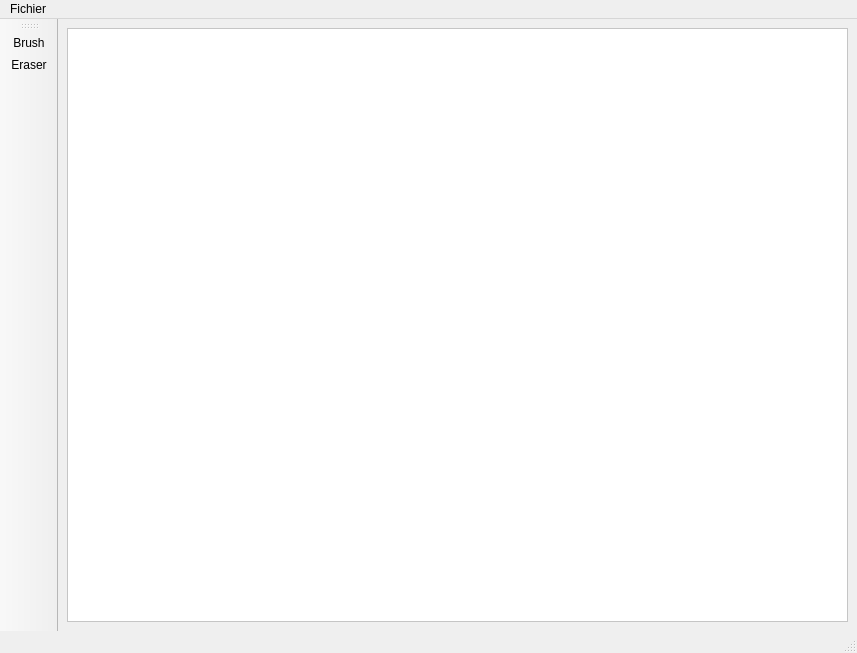
<?xml version="1.0" encoding="UTF-8"?>
<ui version="4.0">
 <class>MainWindow</class>
 <widget class="QMainWindow" name="MainWindow">
  <property name="geometry">
   <rect>
    <x>0</x>
    <y>0</y>
    <width>857</width>
    <height>653</height>
   </rect>
  </property>
  <property name="windowTitle">
   <string>PhotoChopped</string>
  </property>
  <widget class="QWidget" name="centralwidget">
   <layout class="QVBoxLayout" name="verticalLayout_2">
    <item>
     <widget class="QScrollArea" name="CanvasArea">
      <property name="palette">
       <palette>
        <active>
         <colorrole role="WindowText">
          <brush brushstyle="SolidPattern">
           <color alpha="255">
            <red>0</red>
            <green>0</green>
            <blue>0</blue>
           </color>
          </brush>
         </colorrole>
         <colorrole role="Button">
          <brush brushstyle="SolidPattern">
           <color alpha="255">
            <red>255</red>
            <green>255</green>
            <blue>255</blue>
           </color>
          </brush>
         </colorrole>
         <colorrole role="Light">
          <brush brushstyle="SolidPattern">
           <color alpha="255">
            <red>255</red>
            <green>255</green>
            <blue>255</blue>
           </color>
          </brush>
         </colorrole>
         <colorrole role="Midlight">
          <brush brushstyle="SolidPattern">
           <color alpha="255">
            <red>255</red>
            <green>255</green>
            <blue>255</blue>
           </color>
          </brush>
         </colorrole>
         <colorrole role="Dark">
          <brush brushstyle="SolidPattern">
           <color alpha="255">
            <red>127</red>
            <green>127</green>
            <blue>127</blue>
           </color>
          </brush>
         </colorrole>
         <colorrole role="Mid">
          <brush brushstyle="SolidPattern">
           <color alpha="255">
            <red>170</red>
            <green>170</green>
            <blue>170</blue>
           </color>
          </brush>
         </colorrole>
         <colorrole role="Text">
          <brush brushstyle="SolidPattern">
           <color alpha="255">
            <red>0</red>
            <green>0</green>
            <blue>0</blue>
           </color>
          </brush>
         </colorrole>
         <colorrole role="BrightText">
          <brush brushstyle="SolidPattern">
           <color alpha="255">
            <red>255</red>
            <green>255</green>
            <blue>255</blue>
           </color>
          </brush>
         </colorrole>
         <colorrole role="ButtonText">
          <brush brushstyle="SolidPattern">
           <color alpha="255">
            <red>0</red>
            <green>0</green>
            <blue>0</blue>
           </color>
          </brush>
         </colorrole>
         <colorrole role="Base">
          <brush brushstyle="SolidPattern">
           <color alpha="255">
            <red>255</red>
            <green>255</green>
            <blue>255</blue>
           </color>
          </brush>
         </colorrole>
         <colorrole role="Window">
          <brush brushstyle="SolidPattern">
           <color alpha="255">
            <red>255</red>
            <green>255</green>
            <blue>255</blue>
           </color>
          </brush>
         </colorrole>
         <colorrole role="Shadow">
          <brush brushstyle="SolidPattern">
           <color alpha="255">
            <red>0</red>
            <green>0</green>
            <blue>0</blue>
           </color>
          </brush>
         </colorrole>
         <colorrole role="AlternateBase">
          <brush brushstyle="SolidPattern">
           <color alpha="255">
            <red>255</red>
            <green>255</green>
            <blue>255</blue>
           </color>
          </brush>
         </colorrole>
         <colorrole role="ToolTipBase">
          <brush brushstyle="SolidPattern">
           <color alpha="255">
            <red>255</red>
            <green>255</green>
            <blue>220</blue>
           </color>
          </brush>
         </colorrole>
         <colorrole role="ToolTipText">
          <brush brushstyle="SolidPattern">
           <color alpha="255">
            <red>0</red>
            <green>0</green>
            <blue>0</blue>
           </color>
          </brush>
         </colorrole>
         <colorrole role="PlaceholderText">
          <brush brushstyle="SolidPattern">
           <color alpha="127">
            <red>0</red>
            <green>0</green>
            <blue>0</blue>
           </color>
          </brush>
         </colorrole>
         <colorrole role="Accent">
          <brush brushstyle="SolidPattern">
           <color alpha="255">
            <red>255</red>
            <green>255</green>
            <blue>255</blue>
           </color>
          </brush>
         </colorrole>
        </active>
        <inactive>
         <colorrole role="WindowText">
          <brush brushstyle="SolidPattern">
           <color alpha="255">
            <red>0</red>
            <green>0</green>
            <blue>0</blue>
           </color>
          </brush>
         </colorrole>
         <colorrole role="Button">
          <brush brushstyle="SolidPattern">
           <color alpha="255">
            <red>255</red>
            <green>255</green>
            <blue>255</blue>
           </color>
          </brush>
         </colorrole>
         <colorrole role="Light">
          <brush brushstyle="SolidPattern">
           <color alpha="255">
            <red>255</red>
            <green>255</green>
            <blue>255</blue>
           </color>
          </brush>
         </colorrole>
         <colorrole role="Midlight">
          <brush brushstyle="SolidPattern">
           <color alpha="255">
            <red>255</red>
            <green>255</green>
            <blue>255</blue>
           </color>
          </brush>
         </colorrole>
         <colorrole role="Dark">
          <brush brushstyle="SolidPattern">
           <color alpha="255">
            <red>127</red>
            <green>127</green>
            <blue>127</blue>
           </color>
          </brush>
         </colorrole>
         <colorrole role="Mid">
          <brush brushstyle="SolidPattern">
           <color alpha="255">
            <red>170</red>
            <green>170</green>
            <blue>170</blue>
           </color>
          </brush>
         </colorrole>
         <colorrole role="Text">
          <brush brushstyle="SolidPattern">
           <color alpha="255">
            <red>0</red>
            <green>0</green>
            <blue>0</blue>
           </color>
          </brush>
         </colorrole>
         <colorrole role="BrightText">
          <brush brushstyle="SolidPattern">
           <color alpha="255">
            <red>255</red>
            <green>255</green>
            <blue>255</blue>
           </color>
          </brush>
         </colorrole>
         <colorrole role="ButtonText">
          <brush brushstyle="SolidPattern">
           <color alpha="255">
            <red>0</red>
            <green>0</green>
            <blue>0</blue>
           </color>
          </brush>
         </colorrole>
         <colorrole role="Base">
          <brush brushstyle="SolidPattern">
           <color alpha="255">
            <red>255</red>
            <green>255</green>
            <blue>255</blue>
           </color>
          </brush>
         </colorrole>
         <colorrole role="Window">
          <brush brushstyle="SolidPattern">
           <color alpha="255">
            <red>255</red>
            <green>255</green>
            <blue>255</blue>
           </color>
          </brush>
         </colorrole>
         <colorrole role="Shadow">
          <brush brushstyle="SolidPattern">
           <color alpha="255">
            <red>0</red>
            <green>0</green>
            <blue>0</blue>
           </color>
          </brush>
         </colorrole>
         <colorrole role="AlternateBase">
          <brush brushstyle="SolidPattern">
           <color alpha="255">
            <red>255</red>
            <green>255</green>
            <blue>255</blue>
           </color>
          </brush>
         </colorrole>
         <colorrole role="ToolTipBase">
          <brush brushstyle="SolidPattern">
           <color alpha="255">
            <red>255</red>
            <green>255</green>
            <blue>220</blue>
           </color>
          </brush>
         </colorrole>
         <colorrole role="ToolTipText">
          <brush brushstyle="SolidPattern">
           <color alpha="255">
            <red>0</red>
            <green>0</green>
            <blue>0</blue>
           </color>
          </brush>
         </colorrole>
         <colorrole role="PlaceholderText">
          <brush brushstyle="SolidPattern">
           <color alpha="127">
            <red>0</red>
            <green>0</green>
            <blue>0</blue>
           </color>
          </brush>
         </colorrole>
         <colorrole role="Accent">
          <brush brushstyle="SolidPattern">
           <color alpha="255">
            <red>255</red>
            <green>255</green>
            <blue>255</blue>
           </color>
          </brush>
         </colorrole>
        </inactive>
        <disabled>
         <colorrole role="WindowText">
          <brush brushstyle="SolidPattern">
           <color alpha="255">
            <red>127</red>
            <green>127</green>
            <blue>127</blue>
           </color>
          </brush>
         </colorrole>
         <colorrole role="Button">
          <brush brushstyle="SolidPattern">
           <color alpha="255">
            <red>255</red>
            <green>255</green>
            <blue>255</blue>
           </color>
          </brush>
         </colorrole>
         <colorrole role="Light">
          <brush brushstyle="SolidPattern">
           <color alpha="255">
            <red>255</red>
            <green>255</green>
            <blue>255</blue>
           </color>
          </brush>
         </colorrole>
         <colorrole role="Midlight">
          <brush brushstyle="SolidPattern">
           <color alpha="255">
            <red>255</red>
            <green>255</green>
            <blue>255</blue>
           </color>
          </brush>
         </colorrole>
         <colorrole role="Dark">
          <brush brushstyle="SolidPattern">
           <color alpha="255">
            <red>127</red>
            <green>127</green>
            <blue>127</blue>
           </color>
          </brush>
         </colorrole>
         <colorrole role="Mid">
          <brush brushstyle="SolidPattern">
           <color alpha="255">
            <red>170</red>
            <green>170</green>
            <blue>170</blue>
           </color>
          </brush>
         </colorrole>
         <colorrole role="Text">
          <brush brushstyle="SolidPattern">
           <color alpha="255">
            <red>127</red>
            <green>127</green>
            <blue>127</blue>
           </color>
          </brush>
         </colorrole>
         <colorrole role="BrightText">
          <brush brushstyle="SolidPattern">
           <color alpha="255">
            <red>255</red>
            <green>255</green>
            <blue>255</blue>
           </color>
          </brush>
         </colorrole>
         <colorrole role="ButtonText">
          <brush brushstyle="SolidPattern">
           <color alpha="255">
            <red>127</red>
            <green>127</green>
            <blue>127</blue>
           </color>
          </brush>
         </colorrole>
         <colorrole role="Base">
          <brush brushstyle="SolidPattern">
           <color alpha="255">
            <red>255</red>
            <green>255</green>
            <blue>255</blue>
           </color>
          </brush>
         </colorrole>
         <colorrole role="Window">
          <brush brushstyle="SolidPattern">
           <color alpha="255">
            <red>255</red>
            <green>255</green>
            <blue>255</blue>
           </color>
          </brush>
         </colorrole>
         <colorrole role="Shadow">
          <brush brushstyle="SolidPattern">
           <color alpha="255">
            <red>0</red>
            <green>0</green>
            <blue>0</blue>
           </color>
          </brush>
         </colorrole>
         <colorrole role="AlternateBase">
          <brush brushstyle="SolidPattern">
           <color alpha="255">
            <red>255</red>
            <green>255</green>
            <blue>255</blue>
           </color>
          </brush>
         </colorrole>
         <colorrole role="ToolTipBase">
          <brush brushstyle="SolidPattern">
           <color alpha="255">
            <red>255</red>
            <green>255</green>
            <blue>220</blue>
           </color>
          </brush>
         </colorrole>
         <colorrole role="ToolTipText">
          <brush brushstyle="SolidPattern">
           <color alpha="255">
            <red>0</red>
            <green>0</green>
            <blue>0</blue>
           </color>
          </brush>
         </colorrole>
         <colorrole role="PlaceholderText">
          <brush brushstyle="SolidPattern">
           <color alpha="127">
            <red>127</red>
            <green>127</green>
            <blue>127</blue>
           </color>
          </brush>
         </colorrole>
         <colorrole role="Accent">
          <brush brushstyle="SolidPattern">
           <color alpha="255">
            <red>255</red>
            <green>255</green>
            <blue>255</blue>
           </color>
          </brush>
         </colorrole>
        </disabled>
       </palette>
      </property>
      <property name="cursor" stdset="0">
       <cursorShape>CrossCursor</cursorShape>
      </property>
      <property name="widgetResizable">
       <bool>true</bool>
      </property>
      <property name="alignment">
       <set>Qt::AlignmentFlag::AlignCenter</set>
      </property>
      <widget class="Canvas" name="scrollAreaWidgetContents">
       <property name="geometry">
        <rect>
         <x>0</x>
         <y>0</y>
         <width>797</width>
         <height>587</height>
        </rect>
       </property>
      </widget>
     </widget>
    </item>
   </layout>
  </widget>
  <widget class="QMenuBar" name="menubar">
   <property name="geometry">
    <rect>
     <x>0</x>
     <y>0</y>
     <width>857</width>
     <height>23</height>
    </rect>
   </property>
   <widget class="QMenu" name="menuFichier">
    <property name="title">
     <string>Fichier</string>
    </property>
    <addaction name="actionOpen"/>
    <addaction name="actionNew"/>
    <addaction name="actionSave"/>
    <addaction name="actionQuit"/>
   </widget>
   <addaction name="menuFichier"/>
  </widget>
  <widget class="QStatusBar" name="statusbar"/>
  <widget class="QToolBar" name="toolBar">
   <property name="windowTitle">
    <string>toolBar</string>
   </property>
   <attribute name="toolBarArea">
    <enum>LeftToolBarArea</enum>
   </attribute>
   <attribute name="toolBarBreak">
    <bool>false</bool>
   </attribute>
   <addaction name="actionBrush"/>
   <addaction name="actionEraser"/>
  </widget>
  <action name="actionOpen">
   <property name="icon">
    <iconset resource="icons.qrc">
     <normaloff>:/icons/dark/file-open.svg</normaloff>:/icons/dark/file-open.svg</iconset>
   </property>
   <property name="text">
    <string>Open...</string>
   </property>
   <property name="toolTip">
    <string>Open</string>
   </property>
   <property name="shortcut">
    <string>Ctrl+O</string>
   </property>
   <property name="visible">
    <bool>true</bool>
   </property>
  </action>
  <action name="actionNew">
   <property name="icon">
    <iconset resource="icons.qrc">
     <normaloff>:/icons/dark/file-new.svg</normaloff>:/icons/dark/file-new.svg</iconset>
   </property>
   <property name="text">
    <string>New...</string>
   </property>
   <property name="toolTip">
    <string>New</string>
   </property>
   <property name="shortcut">
    <string>Ctrl+N</string>
   </property>
  </action>
  <action name="actionSave">
   <property name="checkable">
    <bool>false</bool>
   </property>
   <property name="icon">
    <iconset resource="icons.qrc">
     <normaloff>:/icons/dark/file-save.svg</normaloff>:/icons/dark/file-save.svg</iconset>
   </property>
   <property name="text">
    <string>Save...</string>
   </property>
   <property name="toolTip">
    <string>Save</string>
   </property>
   <property name="shortcut">
    <string>Ctrl+S</string>
   </property>
  </action>
  <action name="actionBrush">
   <property name="checkable">
    <bool>false</bool>
   </property>
   <property name="icon">
    <iconset resource="icons.qrc">
     <normaloff>:/icons/dark/tool-brush.svg</normaloff>:/icons/dark/tool-brush.svg</iconset>
   </property>
   <property name="text">
    <string>Brush</string>
   </property>
   <property name="toolTip">
    <string>Brush</string>
   </property>
   <property name="shortcut">
    <string>Shift+B</string>
   </property>
   <property name="menuRole">
    <enum>QAction::MenuRole::NoRole</enum>
   </property>
  </action>
  <action name="actionEraser">
   <property name="icon">
    <iconset resource="icons.qrc">
     <normaloff>:/icons/dark/tool-eraser.svg</normaloff>:/icons/dark/tool-eraser.svg</iconset>
   </property>
   <property name="text">
    <string>Eraser</string>
   </property>
   <property name="toolTip">
    <string>Eraser</string>
   </property>
   <property name="shortcut">
    <string>Shift+E</string>
   </property>
   <property name="menuRole">
    <enum>QAction::MenuRole::NoRole</enum>
   </property>
  </action>
  <action name="actionQuit">
   <property name="text">
    <string>Quit</string>
   </property>
   <property name="shortcut">
    <string>Ctrl+Q</string>
   </property>
  </action>
 </widget>
 <customwidgets>
  <customwidget>
   <class>Canvas</class>
   <extends>QWidget</extends>
   <header>canvas.h</header>
   <container>1</container>
  </customwidget>
 </customwidgets>
 <resources>
  <include location="icons.qrc"/>
 </resources>
 <connections/>
</ui>
